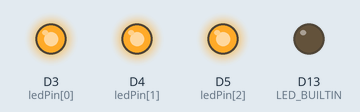
The sketch below on a simulated Arduino Nano 33 IoT. Shown: output pins drawn as LEDs (lit = HIGH). Nothing arrives over Bluetooth unless stated; a phone connects over Bluetooth LE 3 s after start; what the sketch prints to the serial monitor is not drawn.

Above: at 2.1 s.
At 4.1 s:
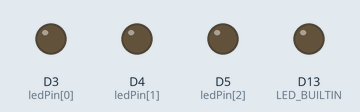
At 7.5 s:
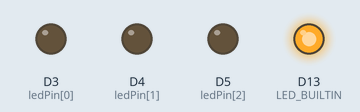
Timing chart, 0 to 9.0 s (numbered marks = the images above):
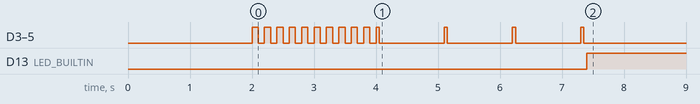

The sketch:

smb-safety_system.ino
```cpp
/*
* Filename:         smb-safety_system.ino
* Description:      This Arduino program enables the communication between the Raspberry Pi and the Arduino.
                     It sets up the BLE communication on the Arduino side and controls the LEDs based on the
                     connection status and the data received from the Raspberry Pi.
* Author:           Joanna Rieger
* Bachelor thesis:  "Untersuchungen zum Einsatz von KI und Computer Vision für ein Fahrradassistenzsystem am Beispiel
                      eines rückwärtigen Abstands- und Annäherungswarners"
* E-Mail:           joanna.rieger@stud.hshl.de
* Project Sources:
    * Source:           https://github.com/EdjeElectronics/TensorFlow-Lite-Object-Detection-on-Android-and-Raspberry-Pi
    * Source:           https://colab.research.google.com/github/EdjeElectronics/TensorFlow-Lite-Object-Detection-on-Android-and-Raspberry-Pi/blob/master/Train_TFLite2_Object_Detction_Model.ipynb
    * Source:           https://pyimagesearch.com/2015/01/19/find-distance-camera-objectmarker-using-python-opencv/
    * Source:           https://www.welt.de/motor/news/article244937978/Jedes-Jahr-ein-Zentimeter-mehr-Laengenwachstum-bei-Pkw.html#:~:text=Zwischen%202000%20und%202022%20ist,von%20einem%20Zentimeter%20pro%20Jahr.
    * Source:           https://www.ardalpha.de/wissen/geschichte/kulturgeschichte/din-a4-din-normen-100-jahre-100.html#:~:text=Die%20wohl%20bekannteste%20DIN%2DNorm%20ist%20die%20DIN%20EN%20ISO,noch%20in%20den%20Drucker%20legen.
    * Source:           https://jashuang1983.wordpress.com/rpi4-ble-with-arduino-nano-33/
    * Source:           https://docs.arduino.cc/tutorials/nano-33-ble-sense/bluetooth/
    * Source:           https://github.com/OpenBluetoothToolbox/SimpleBLE/blob/main/examples/simplepyble/write.py
    * Source:           https://blog.finxter.com/5-best-ways-to-convert-python-csv-to-xml-using-elementtree/
    * Source:           https://stackoverflow.com/questions/15679467/parse-all-the-xml-files-in-a-directory-one-by-one-using-elementtree
    * Source:           https://chatgpt.com/
*/


// ===========================================================================================================
// ================================================= INCLUDE =================================================
// ===========================================================================================================
#include <ArduinoBLE.h>


// ===========================================================================================================
// ================================================ VARIABLES ================================================
// ===========================================================================================================
#define SERVICE_UUID "12345678-1234-5678-1234-56789abcdef0"
#define CHARACTERISTIC_UUID "12345678-1234-5678-1234-56789abcdef1"

BLEService bleService(SERVICE_UUID);
BLEIntCharacteristic led_characteristic(CHARACTERISTIC_UUID, BLERead | BLEWrite);

int ledPin[] = { 3, 4, 5 };
int pins = sizeof(ledPin) / sizeof(ledPin[0]);

unsigned char debug_usb = 0;


// ===========================================================================================================
// ================================================== SETUP ==================================================
// ===========================================================================================================
void setup() {
  delay(2000);
  led_setup();
  start_led_blink();

  Serial.begin(9600);
  if (Serial) {
    debug_usb = 1;
  }
  if (debug_usb) Serial.println("Started");

  if (!BLE.begin()) {
    if (debug_usb) Serial.println("starting BLE failed!");
    while (1)
      ;
  }

  ble_setup();
}


// ===========================================================================================================
// =================================================== LOOP ==================================================
// ===========================================================================================================
void loop() {
  waiting_for_connection_led_blink();

  BLEDevice central = BLE.central();

  if (central) {
    if (debug_usb) Serial.print("Connected to central MAC: ");
    if (debug_usb) Serial.println(central.address());

    digitalWrite(LED_BUILTIN, HIGH);

    while (central.connected()) {
      delay(100);
    }

    digitalWrite(LED_BUILTIN, LOW);
    if (debug_usb) Serial.print("Disconnected from central MAC: ");
    if (debug_usb) Serial.println(central.address());
  }
  delay(1000);
}


// ===========================================================================================================
// ================================================ FUNCTIONS ================================================
// ===========================================================================================================

// ~~~~~~~~~~~~~~~~~~~~~~~~~~~~~~~~~~~~~~~~~~~~~~~~~~~~~~~~~~~~~~~~~~~~~~~~~~~~~~~~~~~~~~~~~~~~~~~~~~~~~~~~~~~
// ~~~~~~~~~~~~~~~~~~~~~~~~~~~~~~~~~~~~~~~~~~~~~~~~~~~ BLE ~~~~~~~~~~~~~~~~~~~~~~~~~~~~~~~~~~~~~~~~~~~~~~~~~~~
// ~~~~~~~~~~~~~~~~~~~~~~~~~~~~~~~~~~~~~~~~~~~~~~~~~~~~~~~~~~~~~~~~~~~~~~~~~~~~~~~~~~~~~~~~~~~~~~~~~~~~~~~~~~~
void ble_setup() {
  BLE.setLocalName("SMB_Arduino");
  BLE.setAdvertisedService(bleService);

  bleService.addCharacteristic(led_characteristic);
  BLE.addService(bleService);

  led_characteristic.setValue(0);
  led_characteristic.setEventHandler(BLEWritten, on_write_callback);
  BLE.advertise();

  if (debug_usb) Serial.print("Peripheral device MAC: ");
  if (debug_usb) Serial.println(BLE.address());
  if (debug_usb) Serial.println("Waiting for connections…");
}

void on_write_callback(BLEDevice central, BLECharacteristic characteristic) {
  int value = led_characteristic.value() & 15;
  switch (value) {
    case 1:
      if (debug_usb) Serial.println("Red LED on");
      digitalWrite(ledPin[0], LOW);
      digitalWrite(ledPin[1], LOW);
      digitalWrite(ledPin[2], HIGH);
      break;
    case 2:
      if (debug_usb) Serial.println("Yellow LED on");
      digitalWrite(ledPin[0], LOW);
      digitalWrite(ledPin[1], HIGH);
      digitalWrite(ledPin[2], LOW);
      break;
    case 3:
      if (debug_usb) Serial.println("Green LED on");
      digitalWrite(ledPin[0], HIGH);
      digitalWrite(ledPin[1], LOW);
      digitalWrite(ledPin[2], LOW);
      break;
    case 0:
      if (debug_usb) Serial.println("LEDs off");
      digitalWrite(ledPin[0], LOW);
      digitalWrite(ledPin[1], LOW);
      digitalWrite(ledPin[2], LOW);
      break;
    default:
      if (debug_usb) Serial.print("Unknown characteristic value received: ");
      if (debug_usb) Serial.println(value);
      digitalWrite(ledPin[0], HIGH);
      digitalWrite(ledPin[1], HIGH);
      digitalWrite(ledPin[2], HIGH);
  }
}

// ~~~~~~~~~~~~~~~~~~~~~~~~~~~~~~~~~~~~~~~~~~~~~~~~~~~~~~~~~~~~~~~~~~~~~~~~~~~~~~~~~~~~~~~~~~~~~~~~~~~~~~~~~~~
// ~~~~~~~~~~~~~~~~~~~~~~~~~~~~~~~~~~~~~~~~~~~~~~~~~~~ LED ~~~~~~~~~~~~~~~~~~~~~~~~~~~~~~~~~~~~~~~~~~~~~~~~~~~
// ~~~~~~~~~~~~~~~~~~~~~~~~~~~~~~~~~~~~~~~~~~~~~~~~~~~~~~~~~~~~~~~~~~~~~~~~~~~~~~~~~~~~~~~~~~~~~~~~~~~~~~~~~~~
void led_setup() {
  pinMode(LED_BUILTIN, OUTPUT);
  for (int i = 0; i < pins; i++) {
    pinMode(ledPin[i], OUTPUT);
  }
}

void start_led_blink() {
  for (int i = 0; i < 10; i++) {
    for (int i = 0; i < pins; i++) {
      digitalWrite(ledPin[i], HIGH);
    }
    delay(100);
    for (int i = 0; i < pins; i++) {
      digitalWrite(ledPin[i], LOW);
    }
    delay(100);
  }
}

void waiting_for_connection_led_blink() {
  for (int i = 0; i < pins; i++) {
    digitalWrite(ledPin[i], HIGH);
  }
  delay(50);
  for (int i = 0; i < pins; i++) {
    digitalWrite(ledPin[i], LOW);
  }
  delay(50);
}
```

Measured:
- by itself, D13 (LED_BUILTIN): LOW → HIGH at 7.4 s
- by itself, D3 (ledPin[0]), D4 (ledPin[1]), D5 (ledPin[2]): goes 9 × (LOW 0.10 s, HIGH 0.10 s), LOW 0.10 s, 3 × (HIGH 0.05 s, LOW 1.1 s), HIGH 0.05 s, then LOW
